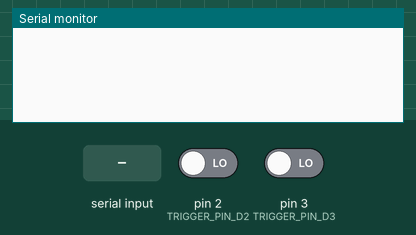
Simulated run of this sketch. Board: Arduino Uno, built with avr-gcc and run on an emulated ATmega328P. Parts: the last lines printed to the serial monitor. The inputs (shaded band) are chosen by the test bench; at power-on: pin 2 (TRIGGER_PIN_D2) LOW, pin 3 (TRIGGER_PIN_D3) LOW.

Above: at 1.2 s.
1.3 s: "R\n" received over Serial
At 1.7 s:
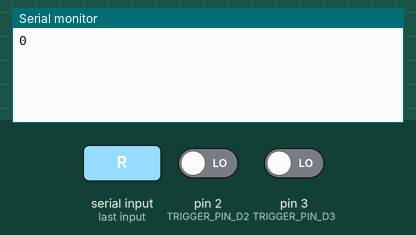
2.8 s: "RESET\n" received over Serial
At 4.1 s:
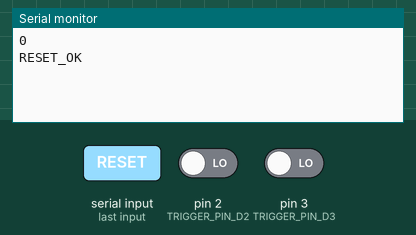

The sketch:

trigger_monitor_minimal.ino
```cpp
/*
 * Minimal Trigger Monitor (Public Skeleton)
 *
 * Commands over serial:
 * - R: return success_count
 * - RESET: reset all counters
 */

const int TRIGGER_PIN_D2 = 2;
const int TRIGGER_PIN_D3 = 3;
const unsigned long SYNC_TIMEOUT_US = 1000;

volatile unsigned long d2_time = 0;
volatile bool d3_seen = false;
volatile bool pending_event = false;
volatile unsigned int success_count = 0;
volatile unsigned int failure_count = 0;

void isr_d2() {
  d2_time = micros();
  d3_seen = false;
  pending_event = true;
}

void isr_d3() {
  if (d2_time > 0) {
    d3_seen = true;
  }
}

void setup() {
  Serial.begin(115200);
  pinMode(TRIGGER_PIN_D2, INPUT);
  pinMode(TRIGGER_PIN_D3, INPUT);
  attachInterrupt(digitalPinToInterrupt(TRIGGER_PIN_D2), isr_d2, RISING);
  attachInterrupt(digitalPinToInterrupt(TRIGGER_PIN_D3), isr_d3, RISING);
}

void loop() {
  if (Serial.available() > 0) {
    String cmd = Serial.readStringUntil('\n');
    cmd.trim();

    if (cmd == "R") {
      noInterrupts();
      unsigned int value = success_count;
      interrupts();
      Serial.println(value);
      return;
    }

    if (cmd == "RESET") {
      noInterrupts();
      success_count = 0;
      failure_count = 0;
      d2_time = 0;
      d3_seen = false;
      pending_event = false;
      interrupts();
      Serial.println("RESET_OK");
    }
  }

  if (pending_event) {
    pending_event = false;
    bool event_success = false;
    unsigned long t0 = micros();

    while (micros() - t0 < SYNC_TIMEOUT_US) {
      if (d3_seen) {
        success_count++;
        event_success = true;
        break;
      }
    }

    if (!event_success) {
      failure_count++;
    }

    d2_time = 0;
  }
}
```

Measured:
- after the input at 1.3 s, the serial monitor: prints a new line at once (image 1)
- after the input at 2.8 s, the serial monitor: prints a new line at once (image 2)
